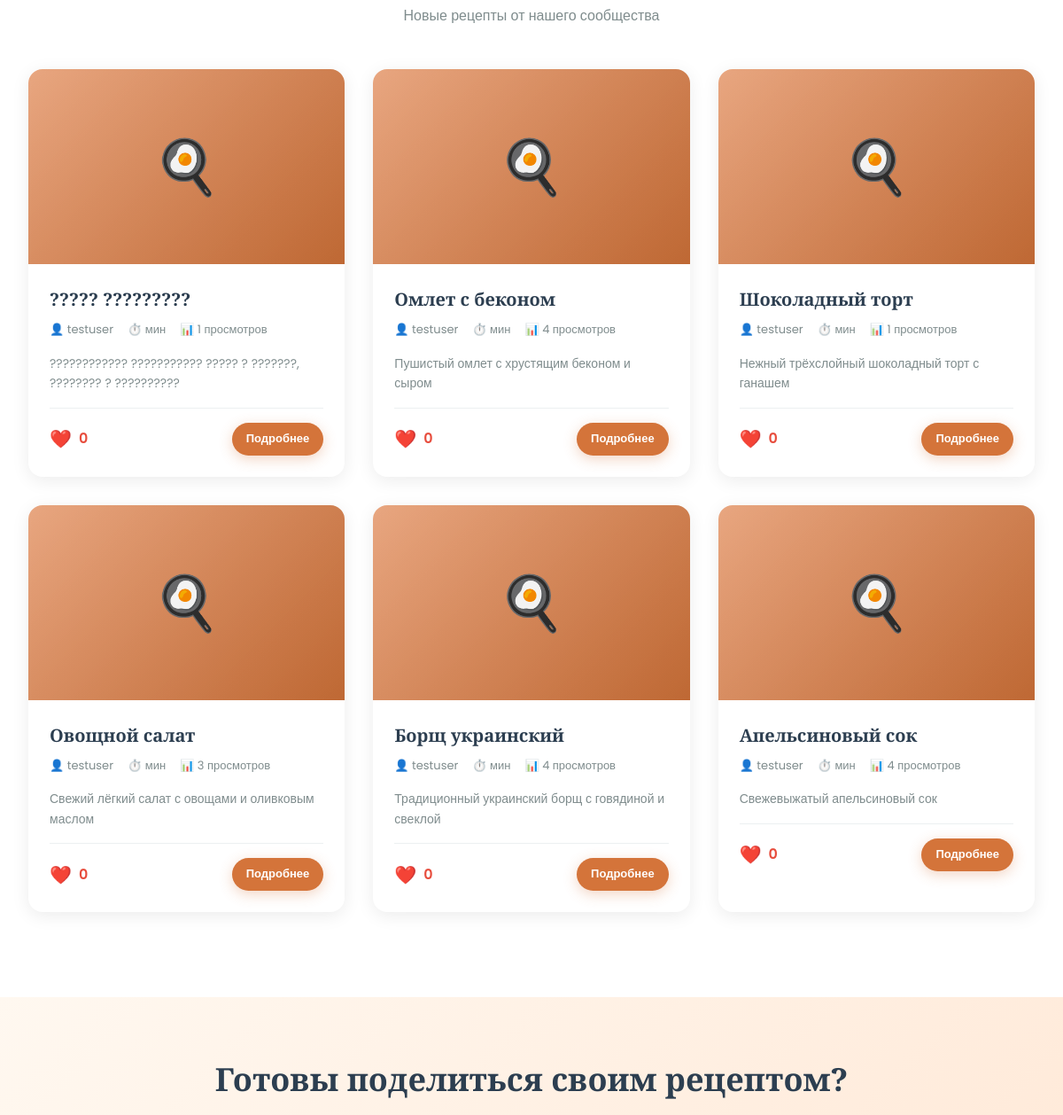
/ (middle part), run on an earlier commit of the app's database.
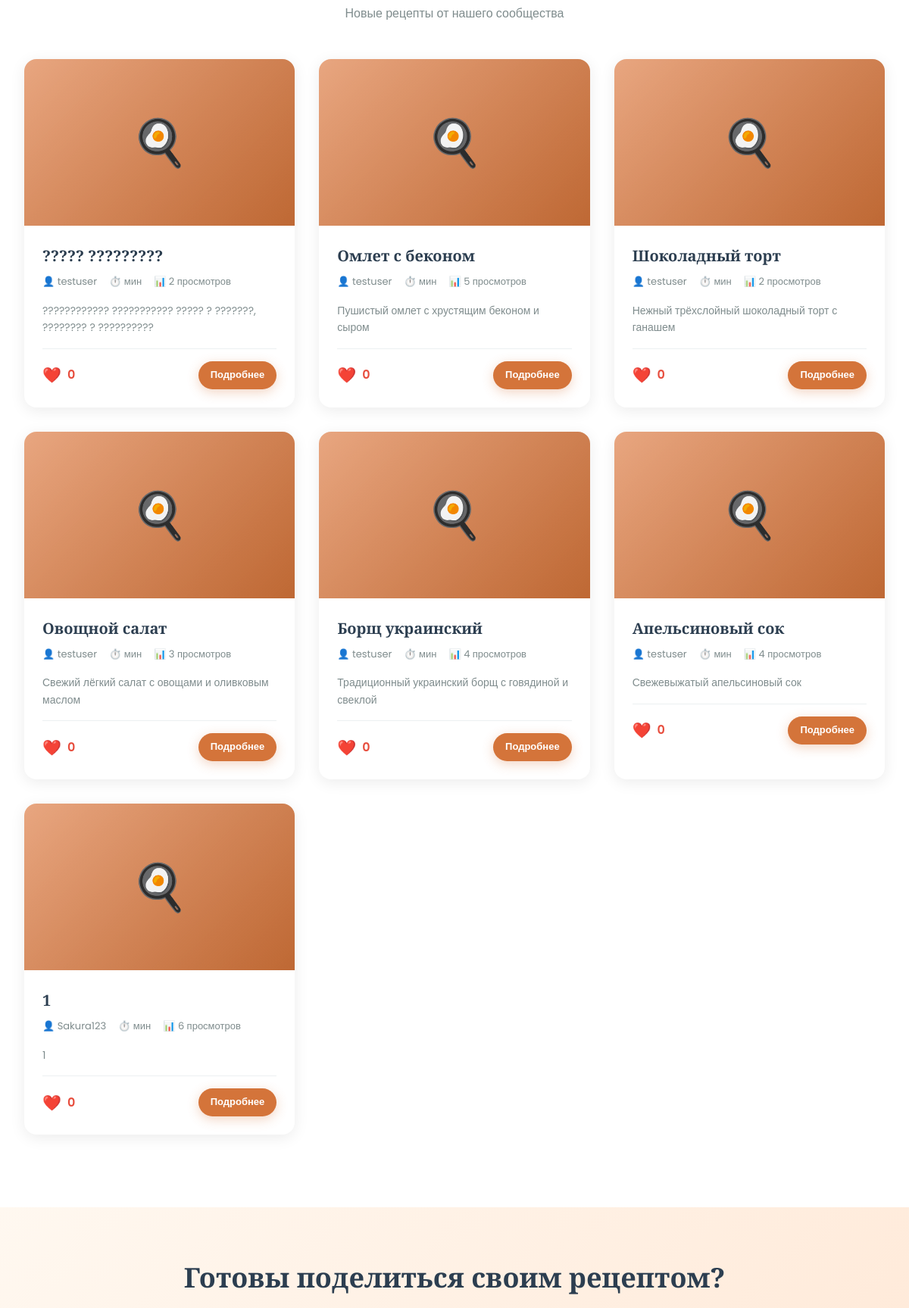
And on a later commit of the database.
### main/models.py (models this page shows, shortened)
class Recipe(models.Model):
    DIFFICULTY = [
        ('easy', 'Легко'),
        ('medium', 'Средне'),
        ('hard', 'Сложно'),
    ]
    CATEGORY = [
        ('breakfast', 'Завтрак'),
        ('lunch', 'Обед'),
        ('dinner', 'Ужин'),
        ('dessert', 'Десерт'),
        ('drink', 'Напиток'),
    ]
    title = models.CharField(max_length=200)
    author = models.ForeignKey(
        User,
        on_delete=models.CASCADE
    )
    description = models.TextField()
    category = models.CharField(
        max_length=20,
        choices=CATEGORY
    )
    image = models.ImageField(
        upload_to='recipes/',
        blank=True,
        null=True
    )
    ingredients = models.TextField()
    instructions = models.TextField()
    prep_time = models.IntegerField(default=0)
    cook_time = models.IntegerField(default=0)
    servings = models.IntegerField(default=1)
    difficulty = models.CharField(
        max_length=10,
        choices=DIFFICULTY,
        default='medium'
    )
    likes = models.IntegerField(default=0)
    views = models.IntegerField(default=0)
    created_at = models.DateTimeField(
        auto_now_add=True
    )

### main/views.py (the view)
# urls.py: path('', views.home, name='home'),
def home(request):
    recipes = Recipe.objects.all()[:12]
    return render(request, 'main/index.html', {
        'recipes': recipes
    })

### main/templates/main/index.html (shortened to what this page needs)
{% extends 'main/base.html' %}
{% block content %}
<section class="section">
    <div class="container">
        <div class="section-title">
            <p>{% if recipes %}Новые рецепты от нашего сообщества{% else %}Будьте первым, кто добавит рецепт!{% endif %}</p>
        </div>
        {% if recipes %}
            <div class="recipes-grid">
                {% for recipe in recipes %}
                    <div class="recipe-card fade-in">
                        <div class="recipe-image">
                            {% if recipe.image %}
                                <img src="{{ recipe.image.url }}" alt="{{ recipe.title }}" style="width:100%;height:100%;object-fit:cover;">
                            {% else %}
                                <div style="width:100%;height:100%;display:flex;align-items:center;justify-content:center;background:linear-gradient(135deg,#e8a680 0%,#d4743a 100%);font-size:60px;">
                                    🍳
                                </div>
                            {% endif %}
                        </div>
                        <div class="recipe-content">
                            <h3 class="recipe-title">{{ recipe.title }}</h3>
                            <div class="recipe-meta">
                                <span>👤 {{ recipe.author.username }}</span>
                                <span>⏱️ {{ recipe.get_total_time }} мин</span>
                                <span>📊 {{ recipe.views }} просмотров</span>
                            </div>
                            <p class="recipe-description">{{ recipe.description }}</p>
                            <div class="recipe-footer">
                                <div class="recipe-likes">
                                    <button class="like-btn {% if recipe.is_liked %}liked{% endif %}" onclick="toggleLike({{ recipe.id }})">❤️</button>
                                    <span id="likes-{{ recipe.id }}">{{ recipe.likes }}</span>
                                </div>
                                <a href="{% url 'recipe_detail' recipe.id %}" class="btn btn-primary btn-sm">Подробнее</a>
                            </div>
                        </div>
                    </div>
                {% endfor %}
            </div>
        {% else %}
            <div style="text-align:center;padding:3rem;">
                <p style="font-size:18px;color:var(--text-light);">Рецепты пока не добавлены. <a href="{% url 'add_recipe' %}">Добавьте первый рецепт!</a></p>
            </div>
        {% endif %}
    </div>
</section>
<section style="background: linear-gradient(135deg, #fff8f0 0%, #ffe8d6 100%); padding: 4rem 0; text-align: center;">
    <div class="container">
        <h2 style="margin-bottom: 1rem;">Готовы поделиться своим рецептом?</h2>
    </div>
</section>
{% endblock %}

### main/templates/main/base.html (shortened to what this page needs)
<!DOCTYPE html>
<html lang="ru">
<head>
</head>
<body>
    {% block content %}{% endblock %}
</body>
</html>

### main/templates/main/base.html (style rules this page uses)
* { margin: 0; padding: 0; box-sizing: border-box; }
:root { --primary: #d4743a; --primary-light: #e8a680; --primary-dark: #b8621f; --secondary: #2c3e50; --accent: #e74c3c; --success: #27ae60; --light: #fef5e7; --white: #ffffff; --text-dark: #2c3e50; --text-light: #7f8c8d; --border: #ecf0f1; --shadow: 0 10px 40px rgba(0, 0, 0, 0.1); --shadow-lg: 0 20px 60px rgba(212, 116, 58, 0.15); }
html { scroll-behavior: smooth; }
body { font-family: 'Poppins', sans-serif; color: var(--text-dark); background: var(--white); line-height: 1.6; transition: background-color 0.3s ease, color 0.3s ease; }
h1, h2, h3, h4, h5, h6 { font-family: 'Merriweather', serif; color: var(--text-dark); margin-bottom: 1rem; }
h2 { font-size: 36px; }
h3 { font-size: 24px; }
a { text-decoration: none; color: var(--primary); transition: color 0.3s ease; }
.container { max-width: 1200px; margin: 0 auto; padding: 0 2rem; }
.btn { padding: 12px 28px; border-radius: 25px; font-size: 15px; font-weight: 600; text-decoration: none; cursor: pointer; border: none; transition: all 0.3s ease; display: inline-block; }
.btn-primary { background: var(--primary); color: white; box-shadow: 0 4px 15px rgba(212, 116, 58, 0.3); }
.btn-sm { padding: 8px 16px; font-size: 13px; }
* { transition: background-color 0.3s ease, color 0.3s ease, border-color 0.3s ease; }
.recipe-card { background: white; border-radius: 16px; overflow: hidden; box-shadow: 0 4px 20px rgba(0, 0, 0, 0.08); transition: all 0.3s ease; position: relative; }
.recipe-image { width: 100%; height: 220px; background: linear-gradient(135deg, var(--primary-light) 0%, var(--primary) 100%); display: flex; align-items: center; justify-content: center; font-size: 80px; position: relative; overflow: hidden; }
.recipe-image::before { content: ''; position: absolute; top: 0; left: 0; width: 100%; height: 100%; background: linear-gradient(135deg, transparent 0%, rgba(0, 0, 0, 0.1) 100%); }
.recipe-content { padding: 1.5rem; }
.recipe-title { font-size: 20px; margin-bottom: 0.5rem; color: var(--text-dark); }
.recipe-meta { display: flex; gap: 1rem; font-size: 13px; color: var(--text-light); margin-bottom: 1rem; flex-wrap: wrap; }
.recipe-meta span { display: flex; align-items: center; gap: 0.3rem; }
.recipe-description { font-size: 14px; color: var(--text-light); margin-bottom: 1rem; line-height: 1.6; display: -webkit-box; -webkit-line-clamp: 2; -webkit-box-orient: vertical; overflow: hidden; }
.recipe-footer { display: flex; justify-content: space-between; align-items: center; border-top: 1px solid var(--border); padding-top: 1rem; }
.recipe-likes { display: flex; align-items: center; gap: 0.5rem; font-weight: 600; color: var(--accent); }
.like-btn { background: none; border: none; cursor: pointer; font-size: 20px; transition: transform 0.3s ease; }
.recipes-grid { display: grid; grid-template-columns: repeat(auto-fill, minmax(280px, 1fr)); gap: 2rem; margin: 2rem 0; }
.section { padding: 4rem 0; }
.section-title { text-align: center; margin-bottom: 3rem; }
.section-title p { font-size: 16px; color: var(--text-light); }
.fade-in { animation: fadeIn 0.6s ease; }

What changed in the data, as far as the page shows it:
changed Recipe (number 1 of 7 on the later page): views "1" → "2"
changed Recipe "Омлет с беконом": views "4" → "5"
changed Recipe "Шоколадный торт": views "1" → "2"
added Recipe: title "1", author.username "Sakura123", views "6", description "1", likes "0"
